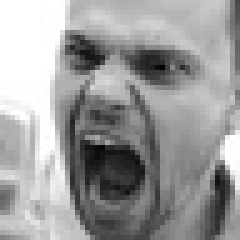
#> input picture data/test/angry/PrivateTest_1221822.jpg, 48 x 48 px, found by its file name (shown 5 times larger); its folder holds only this picture in this run
$ jupyter execute --allow-errors 01_eda.ipynb
#> lines starting #> are read from the running program, lines starting #| are printed output that depends on the picture
[cell 1]
import os
import cv2
import numpy as np
import pandas as pd
import matplotlib.pyplot as plt
import seaborn as sns
from collections import Counter
from tqdm import tqdm
from skimage.feature import hog, local_binary_pattern

[cell 2]
# Set consistent plot style
plt.style.use("seaborn-v0_8-whitegrid")

# Define your 5 emotion classes (drop fear and disgust)
EMOTIONS = ['angry', 'happy', 'neutral', 'sad', 'surprise']
TRAIN_DIR = "../data/train/"
TEST_DIR  = "../data/test/"

COLORS    = {
    'angry'   : '#e74c3c',
    'happy'   : '#2ecc71',
    'neutral' : '#95a5a6',
    'sad'     : '#3498db',
    'surprise': '#f39c12'
}
SAMPLE_N = 1000   # images per class to sample for distribution plots

[cell 3]
print("=== Checking folder structure ===")
for split in ["train", "test"]:
    for emotion in EMOTIONS:
        path  = f"../data/{split}/{emotion}/"
        count = len(os.listdir(path)) if os.path.exists(path) else 0
        mark  = "✓" if count > 0 else "❌ MISSING"
        print(f"  {mark}  {path}  ({count} images)")

[cell 4]
print("\n=== Class Distribution (Train) ===")
train_counts = {}
#> (the rest of this cell did not finish here and is left out)

[cell 5]
fig, axes = plt.subplots(1, 2, figsize=(14, 5))

# Bar chart — absolute counts
bars = axes[0].bar(train_counts.keys(), train_counts.values(),
                color=list(COLORS.values()),
                edgecolor='black', linewidth=0.7)
axes[0].set_title("Training Set Class Distribution", fontsize=13, fontweight='bold')
axes[0].set_xlabel("Emotion")
axes[0].set_ylabel("Number of Images")
axes[0].set_ylim(0, max(train_counts.values()) * 1.2)
for bar, (emotion, count) in zip(bars, train_counts.items()):
    axes[0].text(bar.get_x() + bar.get_width()/2,
                count + 80, str(count),
                ha='center', fontsize=10, fontweight='bold')

# Pie chart — percentage breakdown
axes[1].pie(train_counts.values(),
            labels=train_counts.keys(),
            autopct='%1.1f%%',
            colors=list(COLORS.values()),
            startangle=90,
            wedgeprops={'edgecolor':'white', 'linewidth':1.5})
axes[1].set_title("Class Proportion", fontsize=13, fontweight='bold')

plt.suptitle("FER-2013 — Class Distribution Analysis",
            fontsize=15, fontweight='bold')
plt.tight_layout()
plt.savefig("eda_01_class_distribution.png", dpi=150, bbox_inches='tight')
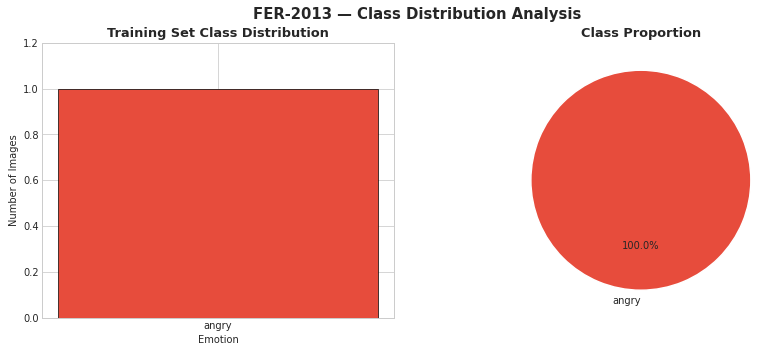
#> figure drawn by matplotlib, 2 panels
#> further down, img is the input picture: shape (48, 48, 3); min 0, max 255, mean 156.3
#> `hsv = cv2.cvtColor(img, cv2.COLOR_BGR2HSV)`: hsv: shape (48, 48, 3); mean H, S, V 0, 0, 156.3
#> `hog_feats  = hog(gray, pixels_per_cell=(8,8), cells_per_block=(2,2))`: hog_feats = 900 values, max 0.357 at index 9, min 0 at index 1, mean 0.13
#> `hog_hist, _ = np.histogram(hog_feats, bins=16, range=(0, 0.5), density..`: hog_hist = [6.72, 4.87, 3.95, 2.38, 1.96, 1.67, 1.74, 2.13, 3.66, 1.49, 1.07, 0.356, 0, 0, 0, 0]
#> `upper = cv2.Canny(gray[:h//2,:], 50, 150)`:
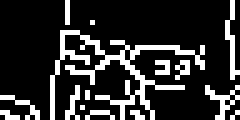
#> upper: shape (24, 48) (shown 5 times larger); 18.9% white in thin lines or dots
#> `lower = cv2.Canny(gray[h//2:,:], 50, 150)`:
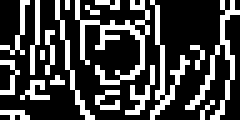
#> lower: shape (24, 48) (shown 5 times larger); 27.3% white in thin lines or dots
plt.show()

[cell 6]
# Step 4: 5x5 grid — 5 random samples per emotion
import random
random.seed(42)   # fix seed for reproducibility

fig, axes = plt.subplots(5, 5, figsize=(12, 12))
fig.suptitle("FER-2013 Sample Images — 5 Emotions × 5 Samples",
            fontsize=14, fontweight='bold', y=1.01)

#> (the rest of this cell did not finish here and is left out)

[cell 7]
# Step 5: Check image dimensions
print("\n=== Image Dimension Check ===")
dim_counter = Counter()
corrupt     = []

#> (the rest of this cell did not finish here and is left out)

[cell 8]
brightness_data = {e: [] for e in EMOTIONS}

#> (the rest of this cell did not finish here and is left out)

[cell 9]
sat_data = {e: [] for e in EMOTIONS}
#> (the rest of this cell did not finish here and is left out)

[cell 10]
hog_data = {e: [] for e in EMOTIONS}

#> (the rest of this cell did not finish here and is left out)

[cell 11]
upper_edge_data = {e: [] for e in EMOTIONS}
lower_edge_data = {e: [] for e in EMOTIONS}

#> (the rest of this cell did not finish here and is left out)

[cell 12]
fig, axes = plt.subplots(2, 2, figsize=(16, 11))
fig.suptitle("EDA — Feature Distribution per Emotion (4 Families)",
             fontsize=15, fontweight='bold')

def boxplot_panel(ax, data_dict, title, ylabel):
#> called with title = 'F1: Brightness Mean', ylabel = 'Mean Pixel Brightness (0–255)'
    bp = ax.boxplot(
        [data_dict[e] for e in EMOTIONS],
        tick_labels=EMOTIONS,
        patch_artist=True,
        medianprops={'color':'black', 'linewidth':2},
        flierprops={'marker':'o', 'markersize':3, 'alpha':0.4}
    )
    for patch, color in zip(bp['boxes'], COLORS.values()):
        patch.set_facecolor(color)
        patch.set_alpha(0.75)
    ax.set_title(title, fontsize=11, fontweight='bold')
    ax.set_xlabel("Emotion")
    ax.set_ylabel(ylabel)

boxplot_panel(axes[0][0], brightness_data,
            "F1: Brightness Mean",
            "Mean Pixel Brightness (0–255)")

boxplot_panel(axes[0][1], sat_data,
            "F4: Saturation Mean",
            "Mean Saturation (0–255)")

boxplot_panel(axes[1][0], upper_edge_data,
            "Upper Face Edge Density",
            "Edge Pixel Fraction — Upper Half")

boxplot_panel(axes[1][1], lower_edge_data,
            "Lower Face Edge Density",
            "Edge Pixel Fraction — Lower Half")

plt.tight_layout()
plt.savefig("eda_03_feature_families_v2.png", dpi=150, bbox_inches='tight')
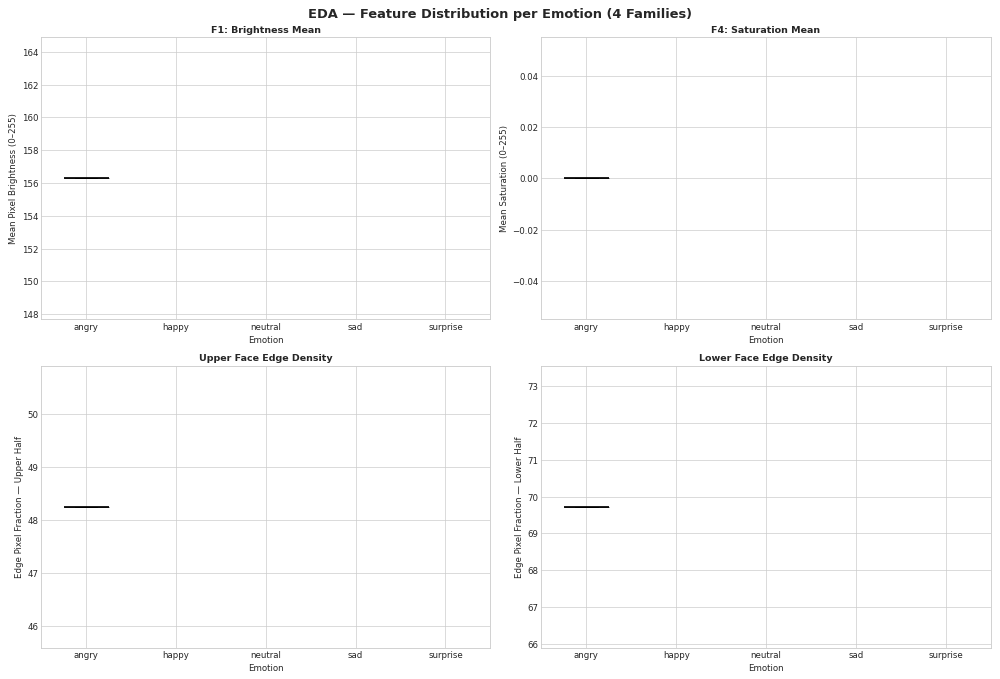
#> figure drawn by matplotlib, 4 panels
plt.show()
print("Saved → eda_03_feature_families_v2.png")

[cell 13]
print("\n=== Feature Signal Summary ===")
print(f"  {'Feature':<26} {'Max Class':<12} {'Min Class':<12} {'Ratio':>7}  Signal  Decision")
print("-" * 85)

all_features = [
    ("F1  Brightness Mean",      brightness_data),
    ("F4  Saturation Mean",      sat_data),
    ("F24 Upper Edge Density",   upper_edge_data),
    ("F24 Lower Edge Density",   lower_edge_data),
]

for fname, data in all_features:
    means   = {e: np.mean(data[e]) for e in EMOTIONS}
    max_cls = max(means, key=means.get)
    min_cls = min(means, key=means.get)
    denom   = means[min_cls] + 1e-9
    ratio   = means[max_cls] / denom

    if ratio > 1.3:
        signal, decision = "Strong",  "KEEP"
    elif ratio > 1.1:
        signal, decision = "Moderate","KEEP"
    else:
        signal, decision = "Weak",    "REDESIGN/DROP"

    print(f"  {fname:<26} {max_cls:<12} {min_cls:<12} {ratio:>6.2f}x  {signal:<14} {decision}")
#> `h    = hog(gray, pixels_per_cell=(8,8), cells_per_block=(2,2), feature..`: h has the same summary as hog_feats
#> `hist, _ = np.histogram(h, bins=N_BINS, range=HOG_RANGE, density=True)`: hist has the same summary as hog_hist

[cell 14]
N_BINS    = 16
HOG_RANGE = (0, 0.5)

# Collect HOG histogram for 300 samples per emotion
hog_hist_data = {e: [] for e in EMOTIONS}   # shape per emotion: (300, 16)

#> (the rest of this cell did not finish here and is left out)
